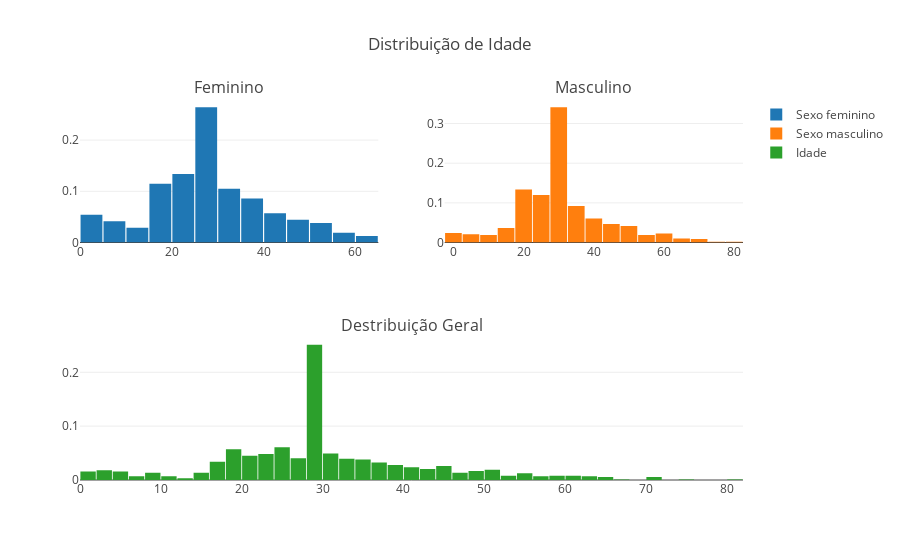

The code cell stored with this chart in its notebook:
### Code cell
df_female = treino.loc[treino["Sex_male"] == 0]['Age'].values.tolist()
df_male = treino.loc[treino["Sex_male"] == 1]['Age'].values.tolist()
df_age = treino['Age'].values.tolist()

#plot do sexo feminino
trace0 = go.Histogram(
    x=df_female,
    histnorm='probability',
    name="Sexo feminino"
)
#plot do sexo masculino
trace1 = go.Histogram(
    x=df_male,
    histnorm='probability',
    name="Sexo masculino"
)
#plot geral
trace2 = go.Histogram(
    x=df_age,
    histnorm='probability',
    name="Idade"
)

#criando o grid
fig = tls.make_subplots(rows=2, cols=2, specs=[[{}, {}], [{'colspan': 2}, None]],
                          subplot_titles=('Feminino','Masculino', 'Destribuição Geral'))

#setting the figs
fig.append_trace(trace0, 1, 1)
fig.append_trace(trace1, 1, 2)
fig.append_trace(trace2, 2, 1)

fig['layout'].update(showlegend=True, title='Distribuição de Idade', bargap=0.05)
py.iplot(fig, filename='custom-sized-subplot-with-subplot-titles')

### Figure 1 — Plotly figure (JSON) as saved in the notebook; plotly's stock layout.template omitted (floating-point values rounded to 4 significant figures; data arrays with more than 128 entries replaced by an {"elided": "..."} marker saying what was removed)
{"data": [{"histnorm": "probability", "name": "Sexo feminino", "type": "histogram", "uid": "c481bb85-7d1a-4e24-944d-32e7cdaea761", "x": {"elided": "314 float values"}, "xaxis": "x", "yaxis": "y"}, {"histnorm": "probability", "name": "Sexo masculino", "type": "histogram", "uid": "b2317ca3-5e40-41de-8e3a-b3085aac2c50", "x": {"elided": "577 float values"}, "xaxis": "x2", "yaxis": "y2"}, {"histnorm": "probability", "name": "Idade", "type": "histogram", "uid": "f2bc3d68-1151-48b2-864c-22c138b82537", "x": {"elided": "891 float values"}, "xaxis": "x3", "yaxis": "y3"}], "layout": {"annotations": [{"font": {"size": 16}, "showarrow": false, "text": "Feminino", "x": 0.225, "xanchor": "center", "xref": "paper", "y": 1, "yanchor": "bottom", "yref": "paper"}, {"font": {"size": 16}, "showarrow": false, "text": "Masculino", "x": 0.775, "xanchor": "center", "xref": "paper", "y": 1, "yanchor": "bottom", "yref": "paper"}, {"font": {"size": 16}, "showarrow": false, "text": "Destribuição Geral", "x": 0.5, "xanchor": "center", "xref": "paper", "y": 0.375, "yanchor": "bottom", "yref": "paper"}], "bargap": 0.05, "showlegend": true, "title": {"text": "Distribuição de Idade"}, "xaxis": {"anchor": "y", "domain": [0, 0.45]}, "xaxis2": {"anchor": "y2", "domain": [0.55, 1]}, "xaxis3": {"anchor": "y3", "domain": [0, 1]}, "yaxis": {"anchor": "x", "domain": [0.625, 1]}, "yaxis2": {"anchor": "x2", "domain": [0.625, 1]}, "yaxis3": {"anchor": "x3", "domain": [0, 0.375]}}}
